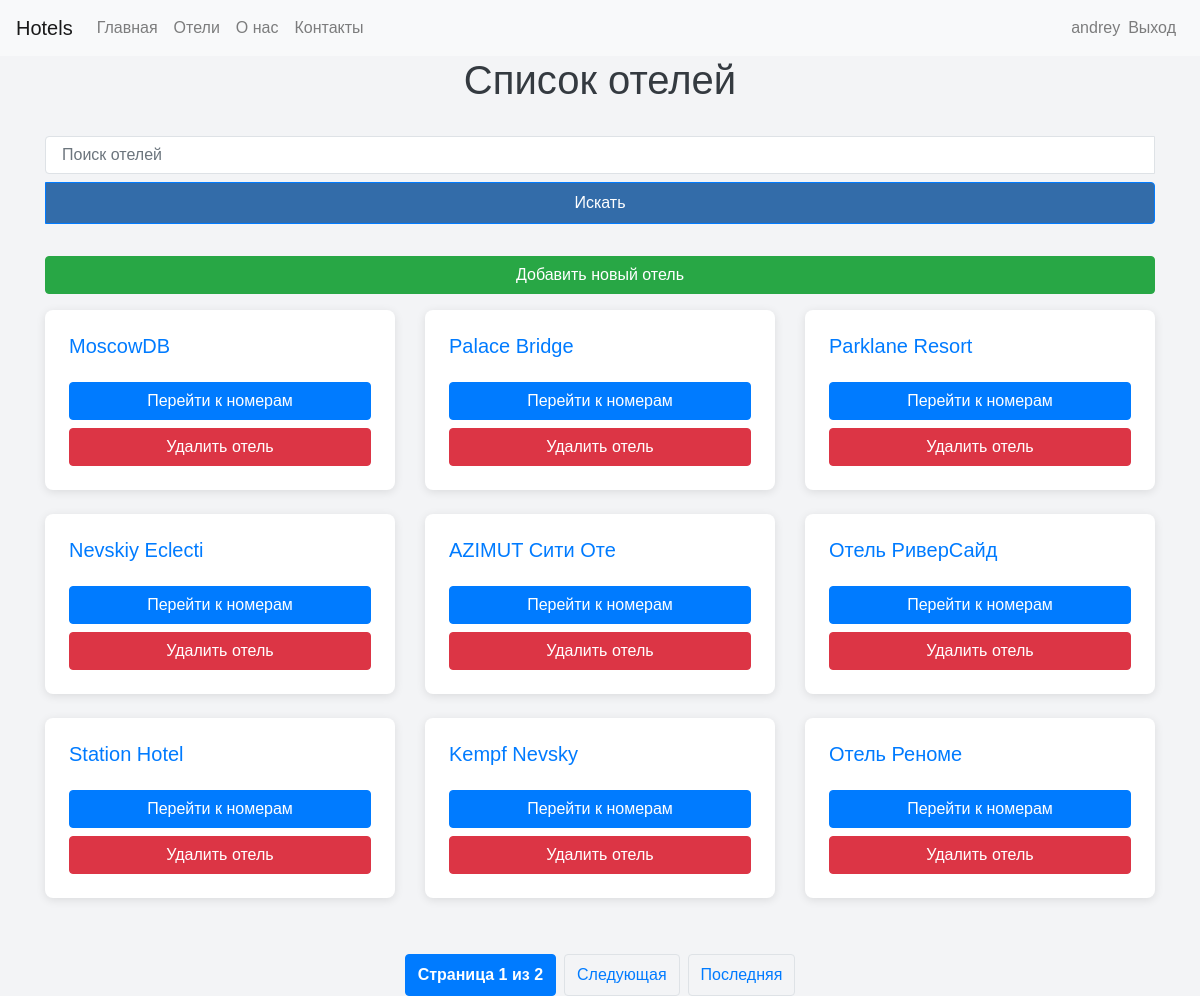
/hotels/ (signed in), run on the app's committed database.
### hotels/models.py (models this page shows)
class Hotel(models.Model):
    name = models.CharField(max_length=15, unique=True)
    owner = models.ForeignKey(User, on_delete=models.CASCADE, related_name="owner_hotels")
    address = models.CharField(max_length=255, blank=True)
    description = models.TextField(blank=True)
    favorites = models.ManyToManyField(User, related_name="favorite_hotels", blank=True)

### hotels/views.py (the view)
# urls.py: path('hotels/', views.hotel_list, name='hotel_list'),
@login_required
def hotel_list(request):
    query = request.GET.get('q')
    hotels = Hotel.objects.all()
    if query:
        hotels = hotels.filter(name__icontains=query)
    paginator = Paginator(hotels, 9)
    page_number = request.GET.get('page')
    page_obj = paginator.get_page(page_number)
    return render(request, 'hotel/hotels.html', {'page_obj': page_obj, 'query': query})

### hotels/templates/hotel/hotels.html (shortened to what this page needs)
{% extends "base.html" %}
{% load static %}
{% block extra_css %}
    <link rel="stylesheet" href="{% static 'css/hotels.css' %}">
{% endblock %}
{% block content %}
<h1>Список отелей</h1>
<form method="GET" action="{% url 'hotel_list' %}" class="search-form mb-4">
    <input type="text" name="q" placeholder="Поиск отелей" value="{{ request.GET.q }}" class="form-control" />
    <button type="submit" class="btn btn-primary mt-2">Искать</button>
</form>
{% if user.is_superuser %}
    <a href="{% url 'add_hotel' %}" class="btn btn-success mb-3">Добавить новый отель</a>
{% endif %}
<div class="row">
    {% for hotel in page_obj %}
        <div class="col-md-4">
            <div class="card mb-4">
                <div class="card-body">
                    <h5 class="card-title">{{ hotel.name }}</h5>
                    <a href="{% url 'hotel_rooms' hotel.id %}" class="btn btn-primary">Перейти к номерам</a>
                    {% if user.is_superuser %}
                        <a href="{% url 'delete_hotel' hotel.id %}" class="btn btn-danger"
                           onclick="return confirm('Вы уверены, что хотите удалить этот отель?');">Удалить отель</a>
                    {% endif %}
                </div>
            </div>
        </div>
    {% empty %}
        <p>Нет доступных отелей.</p>
    {% endfor %}
</div>
<div class="pagination">
    <span class="step-links">
        <span class="current">
            Страница {{ page_obj.number }} из {{ page_obj.paginator.num_pages }}
        </span>
        {% if page_obj.has_next %}
            <a href="?page={{ page_obj.next_page_number }}">Следующая</a>
            <a href="?page={{ page_obj.paginator.num_pages }}">Последняя</a>
        {% endif %}
    </span>
</div>
{% endblock %}

### hotels/templates/base.html (shortened to what this page needs)
    <!DOCTYPE html>
    <html lang="en">
    <head>
        <link rel="stylesheet" href="https://stackpath.bootstrapcdn.com/bootstrap/4.5.2/css/bootstrap.min.css">
        {% block extra_css %}
        {% endblock %}
    </head>
    <body>
        <nav class="navbar navbar-expand-lg navbar-light bg-light">
            <a class="navbar-brand" href="/">Hotels</a>
            <div class="collapse navbar-collapse" id="navbarNav">
                <ul class="navbar-nav mr-auto">
                    <li class="nav-item">
                        <a class="nav-link" href="/">Главная</a>
                    </li>
                    <li class="nav-item">
                        <a class="nav-link" href="/hotels">Отели</a>
                    </li>
                    <li class="nav-item">
                        <a class="nav-link" href="/about">О нас</a>
                    </li>
                    <li class="nav-item">
                        <a class="nav-link" href="/contact">Контакты</a>
                    </li>
                </ul>
                <ul class="navbar-nav ml-auto">
                {% if user.is_authenticated %}
                    <li class="nav-item">
                        <span class="navbar-text"> {{ user.username }}</span>
                    </li>
                    <li class="nav-item">
                        <a class="nav-link" href="{% url 'logout' %}">Выход</a>
                    </li>
                {% endif %}
                </ul>
            </div>
        </nav>
        <div class="container">
            {% block content %}
            {% endblock %}
        </div>
    </body>
    </html>

### hotels/static/css/hotels.css (style rules this page uses)
body { background-color: #f3f4f6; font-family: Arial, sans-serif; }
h1 { text-align: center; margin-bottom: 2rem; color: #343a40; }
.row { display: flex; flex-wrap: wrap; justify-content: center; }
.card { border: none; border-radius: 0.5rem; box-shadow: 0 2px 10px rgba(0, 0, 0, 0.1); transition: transform 0.2s; }
.card-body { padding: 1.5rem; }
.card-title { font-size: 1.25rem; margin-bottom: 1rem; color: #007bff; }
.btn { width: 100%; margin-top: 0.5rem; }
.btn-primary { background-color: #007bff; border-color: #007bff; transition: background-color 0.3s; }
.btn-danger { background-color: #dc3545; border-color: #dc3545; transition: background-color 0.3s; }
.mb-3 { margin-bottom: 1rem; }
.pagination { display: flex; justify-content: center; align-items: center; margin-top: 2rem; font-size: 1rem; color: #343a40; }
.pagination .step-links { display: flex; gap: 0.5rem; }
.pagination a { color: #007bff; text-decoration: none; padding: 0.5rem 0.75rem; border: 1px solid #dee2e6; border-radius: 0.25rem; transition: background-color 0.3s, color 0.3s; }
.pagination .current { padding: 0.5rem 0.75rem; background-color: #007bff; color: #ffffff; border-radius: 0.25rem; border: 1px solid #007bff; font-weight: bold; }
.search-form input[type="text"] { width: 100% !important; padding: 0.5rem 1rem !important; font-size: 1rem !important; border: 1px solid #dee2e6 !important; border-radius: 0.25rem 0 0 0.25rem !important; outline: none; transition: border-color 0.3s, box-shadow 0.3s; }
.search-form button { padding: 0.5rem 1rem !important; font-size: 1rem !important; background-color: #336ca9 !important; color: #ffffff !important; border: 1px solid #007bff !important; border-radius: 0 0.25rem 0.25rem 0 !important; cursor: pointer; transition: background-color 0.3s, box-shadow 0.3s; }

### data on the page
Hotel: name "MoscowDB"
Hotel: name "Palace Bridge"
Hotel: name "Parklane Resort"
Hotel: name "Nevskiy Eclecti"
Hotel: name "AZIMUT Сити Оте"
Hotel: name "Отель РиверСайд"
Hotel: name "Station Hotel"
Hotel: name "Kempf Nevsky"
Hotel: name "Отель Реноме"

### other printed values
{{ user.username }} "andrey"
{{ page_obj.number }} "1"
{{ page_obj.paginator.num_pages }} "2"
